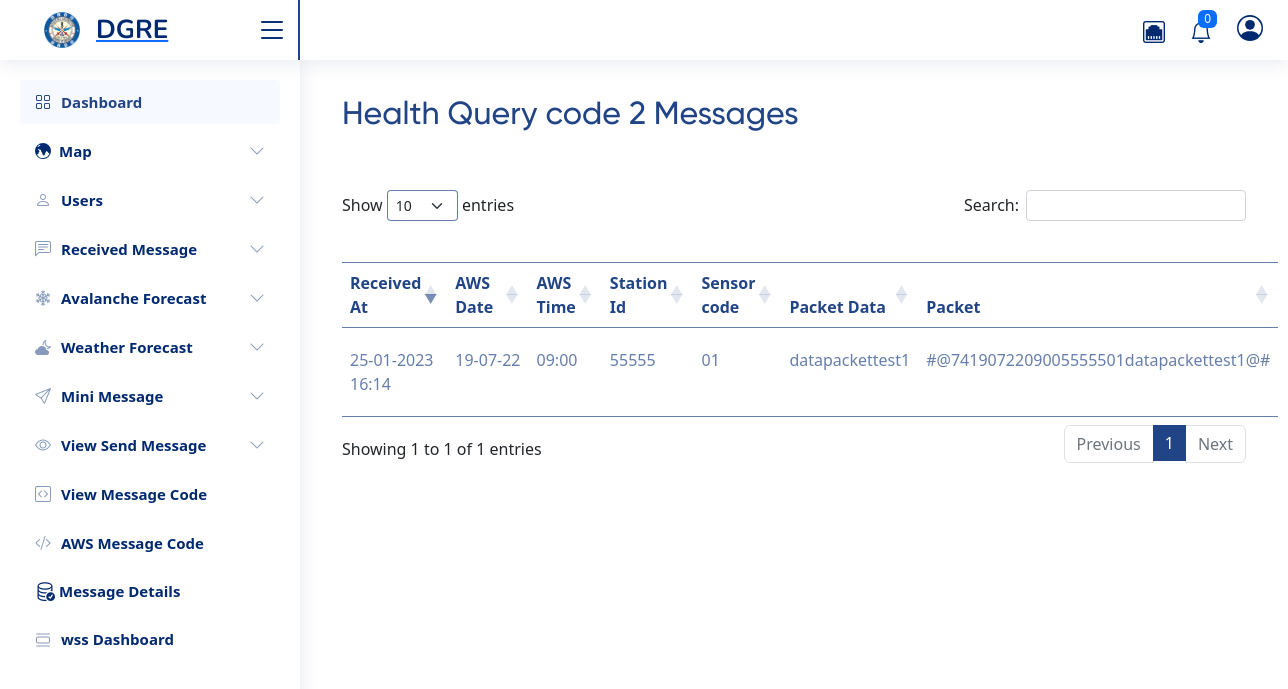
The app's page /message/health-query/ (signed in) with its own data.
### wss_handler/models.py (models this page shows, shortened)
class Receive_message(models.Model):
    received_on = models.DateTimeField(auto_now=True)
    data = models.CharField(max_length=255)
    message_type = models.CharField(max_length=2)
    aws_date = models.CharField(max_length=6)
    aws_time = models.CharField(max_length=4)
    station_id = models.CharField(max_length=5)
    sensor_code = models.CharField(max_length=2)
    packet_data = models.CharField(max_length=117)
    packet = models.CharField(null=True, blank=True, max_length=255)

### taskapp/views.py (the view)
# urls.py: path("health-query/", views.health_query_show),
@login_required(login_url='/login/')
def health_query_show(request):
    messages = Receive_message.objects.filter(message_type="74")
    return render(request, "messages/health-query.html", locals())

### templates/messages/health-query.html (shortened to what this page needs)
{% extends "base.html" %}
{% block content %}
{% include "datatable.html" %}
<div class="col-md-9 col-lg-12 px-md-4 add-pointer-btn">
    <div class="d-flex justify-content-between flex-wrap flex-md-nowrap align-items-center pt-3 pb-2 mb-3 ">
      <h1 class="h2">Health Query code 2 Messages</h1>
 </div>
</div>
<div class="col-md-9 col-lg-12 px-md-4 mt-4 point-table">
    <table id="example" class="table table-striped table-content" style="width:100%">
        <thead>
            <tr>
                <th>Received At</th>
                <th>AWS Date</th>
                <th>AWS Time</th>
                <th>Station Id</th>
                <th>Sensor code</th>
                <th>Packet Data</th>
                {% if request.user.is_superuser %}
                <th>Packet</th>
                {% endif %}
            </tr>
        </thead>
        <tbody>
        {% for i in messages %}
        <tr>
        <td>{{i.received_on|date:'d-m-Y H:i'}}</td>
        <td>{{i.aws_date|slice:"2"}}-{{i.aws_date|slice:"2:4"}}-{{i.aws_date|slice:"4:6"}}</td>
        <td>{{i.aws_time|slice:"2"}}:{{i.aws_time|slice:"2:4"}}</td>
        <td>{{i.station_id}}</td>
        <td>{{i.sensor_code}}</td>
        <td>{{i.packet_data}}</td>
        {% if request.user.is_superuser %}
        <td>{{i.packet}}</td>
        {% endif %}
        </tr>
        {% endfor %}
        </tbody>
</table>
</div>
{% endblock %}

### static/assets/css/style.css (style rules this page uses)
:root { scroll-behavior: smooth; }
body { font-family: "Open Sans", sans-serif; background: #f6f9ff; color: #444444; }
h1, h2, h3, h4, h5, h6 { font-family: "Nunito", sans-serif; }

### static/css/style.css (style rules this page uses)
:root { --font1: 'Gilroy'; --font2: 'Poppins'; --blue: #214486; --darkblue: #34326f; --red: #c1292a; --liteblue: #008dd2; --liteblack: #2b2a29; }
h1,h2,h3,h4,h5 { font-family: var(--font1); }
body { font-family: var(--font2); background-color: transparent; }
.add-pointer-btn h1 { color: #214486; }
.point-table table.dataTable.table-striped>tbody>tr.odd>* { box-shadow: none; }
.table-content { padding-top: 35px; }
.table-content th { color: #214486; border-top: 1px solid #214486b0; padding: 22px 8px; }
.table-content tr { border-color: #214486b0; }
.table-content tr td { padding: 20px 8px; color: #214486b0; }
.table-striped>tbody>tr:nth-of-type(odd)>* { --bs-table-accent-bg: var(--bs-table-striped-bg); color: #214486b0 !important; }
table.dataTable.table-striped>tbody>tr.odd>* { box-shadow: none !important; }

### records on screen
Receive_message: received_on "25-01-2023 16:14", aws_date "19", aws_date "07", aws_date "22", aws_time "09", aws_time "00", station_id "55555", sensor_code "01", packet_data "datapackettest1", packet "#@7419072209005555501datapackettest1@#"
